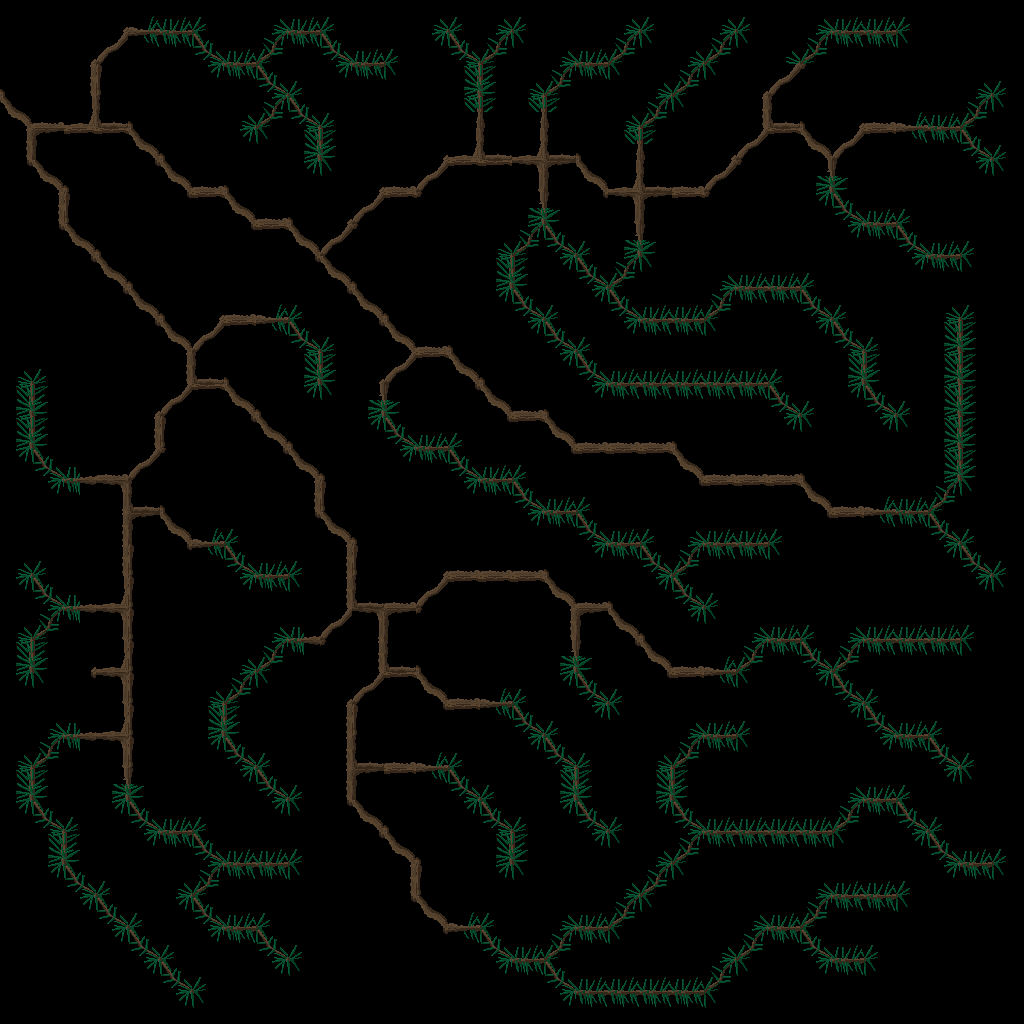

The image is a tile-based game level rendered from a .tmx file. Its description and complete source (layers, tilesets, objects, tile grids) follow:
An orthogonal 32x32 tile map with 32x32 px tiles, 1 tile layer (Tile Layer 1).

<map version="1.10" tiledversion="1.11.0" orientation="orthogonal" renderorder="right-down" width="32" height="32" tilewidth="32" tileheight="32" infinite="0" nextlayerid="2" nextobjectid="1">
 <tileset firstgid="1" source="tree.tsx" />
 <layer id="1" name="Tile Layer 1" width="32" height="32">
  <data encoding="csv">
0,0,0,23,37,3,8,0,7,3,8,0,0,7,8,7,8,0,0,7,8,0,7,8,0,7,3,3,8,0,0,0,
0,0,23,28,39,5,11,3,12,5,11,3,8,10,11,12,9,7,3,12,9,7,12,9,7,12,5,5,9,0,0,0,
24,0,22,20,0,0,10,5,11,8,10,5,9,0,6,4,7,12,5,9,7,12,9,23,28,25,0,0,0,0,7,8,
27,19,31,32,24,0,0,7,12,11,8,0,0,0,36,34,36,34,0,7,12,9,0,22,32,24,23,19,37,3,12,9,
22,29,21,21,27,24,0,10,9,6,4,0,0,23,31,32,31,32,24,36,34,0,23,28,21,27,28,21,39,5,11,8,
26,27,24,0,26,27,19,24,0,10,9,23,19,28,21,21,30,29,27,31,32,19,28,25,0,40,38,0,0,0,10,9,
0,22,20,0,0,26,21,27,19,24,23,28,21,25,0,0,40,38,26,30,29,21,25,0,0,10,11,3,8,0,0,0,
0,26,27,24,0,0,0,26,21,27,28,25,0,0,0,7,12,11,8,40,38,0,0,0,0,0,10,5,11,3,8,0,
0,0,26,27,24,0,0,0,0,26,27,24,0,0,0,6,4,10,11,12,9,0,7,3,3,8,0,0,10,5,9,0,
0,0,0,26,27,24,23,19,37,8,26,27,24,0,0,10,11,8,10,11,3,3,12,5,5,11,8,0,0,7,8,0,
0,0,0,0,26,27,28,21,39,11,8,26,27,19,24,0,10,11,8,10,5,5,9,0,0,10,11,8,0,6,4,0,
7,8,0,0,0,22,32,24,0,6,4,23,28,21,27,24,0,10,11,3,3,3,3,3,8,0,6,4,0,6,4,0,
6,4,0,0,23,28,21,27,24,10,9,40,38,0,26,27,19,24,10,5,5,5,5,5,11,8,10,11,8,6,4,0,
6,4,0,0,22,20,0,26,27,24,0,10,11,3,8,26,21,27,19,19,19,24,0,0,10,9,0,10,9,6,4,0,
10,11,33,19,28,25,0,0,26,27,24,0,10,5,11,3,8,26,21,21,21,27,19,19,19,24,0,0,0,6,4,0,
0,10,35,30,32,24,0,0,0,22,20,0,0,0,10,5,11,3,8,0,0,26,21,21,21,27,19,37,3,12,9,0,
0,0,0,22,29,27,37,8,0,26,27,24,0,0,0,0,10,5,11,3,8,7,3,3,8,26,21,39,5,11,8,0,
7,8,0,22,20,26,39,11,3,8,22,20,0,23,19,19,19,24,10,5,11,12,5,5,9,0,0,0,0,10,11,8,
10,11,33,31,20,0,0,10,5,9,22,32,19,28,21,21,21,27,19,24,10,11,8,0,0,0,0,0,0,0,10,9,
7,12,35,30,20,0,0,0,7,33,28,30,29,25,0,0,0,22,29,27,24,10,9,7,3,8,7,3,3,3,8,0,
6,4,23,31,20,0,0,7,12,35,25,22,32,24,0,0,0,40,38,26,27,19,37,12,5,11,12,5,5,5,9,0,
10,9,26,30,20,0,7,12,9,0,23,28,21,27,19,37,8,10,11,8,26,21,39,9,0,10,11,8,0,0,0,0,
0,7,33,31,20,0,6,4,0,0,22,20,0,26,21,39,11,8,10,9,0,7,3,8,0,0,10,11,3,8,0,0,
7,12,35,30,20,0,10,11,8,0,22,32,19,37,8,0,10,11,8,0,7,12,5,9,0,0,0,10,5,11,8,0,
6,4,0,40,38,0,0,10,11,8,22,29,21,39,11,8,0,6,4,0,6,4,0,0,0,0,7,3,8,10,9,0,
10,11,8,10,11,3,8,0,10,9,26,27,24,0,10,11,8,10,11,8,10,11,3,3,3,3,12,5,11,8,0,0,
0,6,4,0,10,5,11,3,3,8,0,26,27,24,0,6,4,0,10,9,7,12,5,5,5,5,9,0,10,11,3,8,
0,10,11,8,0,7,12,5,5,9,0,0,22,20,0,10,9,0,0,7,12,9,0,0,0,7,3,3,8,10,5,9,
0,0,10,11,8,10,11,3,8,0,0,0,26,27,37,8,0,7,3,12,9,0,0,7,3,12,5,5,9,0,0,0,
0,0,0,10,11,8,10,5,11,8,0,0,0,26,39,11,3,12,5,9,0,0,7,12,5,11,3,8,0,0,0,0,
0,0,0,0,10,11,8,0,10,9,0,0,0,0,0,10,5,11,3,3,3,3,12,9,0,10,5,9,0,0,0,0,
0,0,0,0,0,10,9,0,0,0,0,0,0,0,0,0,0,10,5,5,5,5,9,0,0,0,0,0,0,0,0,0
</data>
 </layer>
</map>